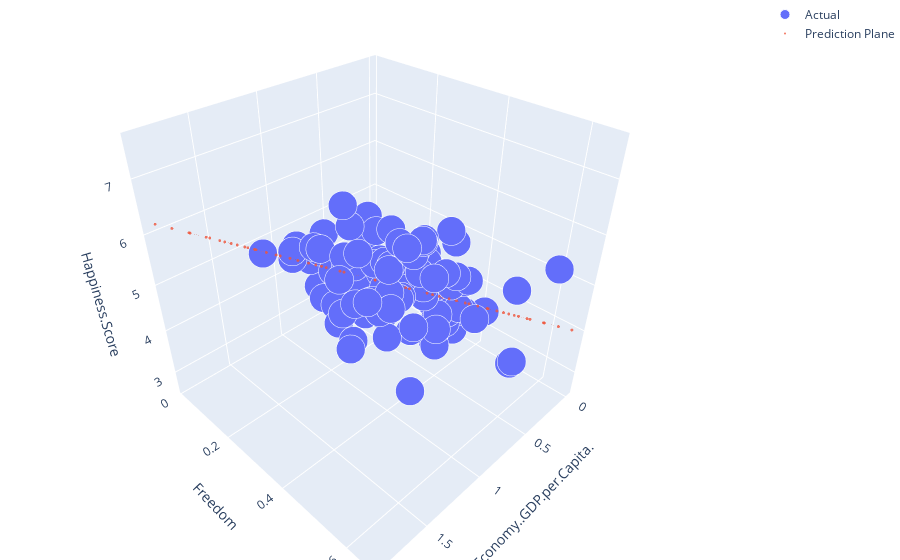

The cell this chart's notebook holds for it:
### Code cell
# Plot data and model prediction
plot_multivariate(x_train_multi, y_train_multi, input_features_multi, target_feature, lr_model_multi)
